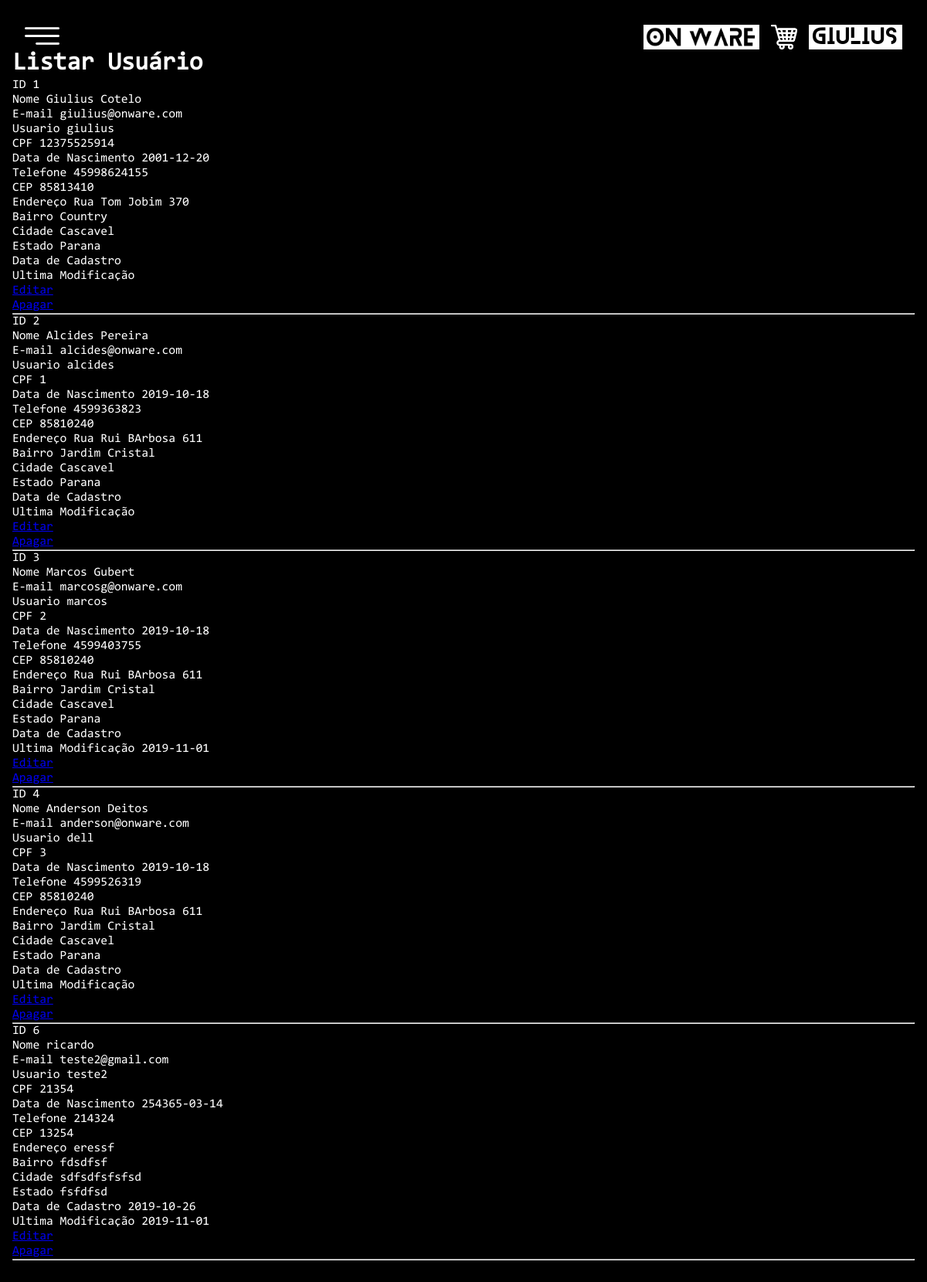
The app's page /R_usuario.php (signed in) with its own data.
### tables this page shows
CREATE TABLE IF NOT EXISTS `usuario` (
  `id_usuario` int(11) NOT NULL AUTO_INCREMENT,
  `nome` varchar(50) DEFAULT NULL,
  `email` varchar(50) DEFAULT NULL,
  `usuario` varchar(20) DEFAULT NULL,
  `senha` varchar(220) DEFAULT NULL,
  `cpf` bigint(20) NOT NULL,
  `nasc` varchar(20) DEFAULT NULL,
  `telefone` bigint(20) DEFAULT NULL,
  `cep` bigint(20) NOT NULL,
  `endereco` varchar(220) DEFAULT NULL,
  `bairro` varchar(220) DEFAULT NULL,
  `cidade` varchar(220) DEFAULT NULL,
  `estado` varchar(220) DEFAULT NULL,
  `nivel` int(2) DEFAULT '0',
  `criado` date DEFAULT NULL,
  `modified` date DEFAULT NULL,
  PRIMARY KEY (`id_usuario`),
  UNIQUE KEY `cpf` (`cpf`)
);

### R_usuario.php (the view, shortened to what this page needs)
<?php
include_once("conexao.php");
?>
<!DOCTYPE html>
<html lang="pt-br">
<head>
	<link rel="stylesheet" type="text/css" href="CSS/style.css">
</head>
<body>
	<div class="menu">
		<a href="#"><img src="IMG/menu.png" width="45px"></a>
	</div>
	<div class="menu-direito">
		<a href="index.php"><img class="logo" src="IMG/logo.png"/></a>
		<a href="carrinho.php"><img class="carrinho-botao" src="IMG/carrinho.png"/></a>
		<?php
		if(!empty($_SESSION['usuario'])){
			echo "<a href='login.php' class='usuario-logado'>" . $_SESSION['usuario'] . "</a>";
		}
		else{
			echo "<a href='login.php'><img class='login-botao' src='IMG/logo-login.png'/></a>";
		}
		?>
    </div>
	<nav>
		<ul>
			<li><a href="crie.php">Crie</a></li>
			<li><a href="produtos.php">Produtos</a></li>
			<li><a href="sobre.php">Sobre</a></li>
		</ul>
	</nav>
	<div class="corpo">
		<div class="container">
			<h1>Listar Usuário</h1>
			<?php
			$result_usuarios = "SELECT * FROM usuario";
			$resultado_usuarios = mysqli_query($conexao, $result_usuarios);
			while($row_usuario = mysqli_fetch_assoc($resultado_usuarios)){
				echo "ID " . $row_usuario['id_usuario'] . "<br>";
				echo "Nome " . $row_usuario['nome'] . "<br>";
				echo "E-mail " . $row_usuario['email'] . "<br>";
				echo "Usuario " . $row_usuario['usuario'] . "<br>";
				echo "CPF " . $row_usuario['cpf'] . "<br>";
				echo "Data de Nascimento " . $row_usuario['nasc'] . "<br>";
				echo "Telefone " . $row_usuario['telefone'] . "<br>";
				echo "CEP " . $row_usuario['cep'] . "<br>";
				echo "Endereço " . $row_usuario['endereco'] . "<br>";
				echo "Bairro " . $row_usuario['bairro'] . "<br>";
				echo "Cidade " . $row_usuario['cidade'] . "<br>";
				echo "Estado " . $row_usuario['estado'] . "<br>";
				echo "Data de Cadastro " . $row_usuario['criado'] . "<br>";
				echo "Ultima Modificação " . $row_usuario['modified'] . "<br>";
				echo "<a href='U_usuario.php?id_usuario=" . $row_usuario['id_usuario'] . "'>Editar</a><br>";
				echo "<a href='D_usuario.php?id_usuario=" . $row_usuario['id_usuario'] . "' data-confirm='Tem certeza de que deseja excluir o item selecionado?'>Apagar</a><br><hr>";
			}
		?>
		</div>
		</div>
</body>
</html>

### CSS/style.css (style rules this page uses)
* { margin: 0; padding: 0; }
body { margin: 0; padding: 0; background: #222; }
.menu { left: 2rem; top: 1.5rem; width: 1.5rem; height: .7rem; position: fixed; z-index: 2; cursor: pointer; }
.menu img { max-width: 45px; }
nav { position: fixed; height: 100%; width: 65%; }
nav::before { content: ''; display: inline-block; width: 0; height: 100%; vertical-align: middle; }
nav ul { width: 80%; display: inline-block; vertical-align: middle; }
nav ul li { display: block; line-height: 2; font-size: .8rem; padding-left: 20%; cursor: pointer; letter-spacing: 2px; }
nav ul li a { font-family: 'Blanka'; font-size: 25px; font-weight: bold; color: #ffffff; text-decoration: none; padding: 10px; text-transform: uppercase; }
.corpo { font-family: consolas; position: fixed; top: 0; right: 0; left: 0; bottom: 0; background-color: #000; color: #fff; padding: 4rem 2rem; overflow: auto; transition: 1s ease; }
@media screen and (orientation:portrait) { .corpo { padding: 4rem 1rem; } }
.menu-direito { max-width: 600px; right: 2rem; top: 2rem; position: fixed; z-index: 2; cursor: pointer; justify-content: center; }
.logo { max-width: 150px; position: relative; cursor: pointer; z-index: 2; float: left; }
.carrinho-botao { position: relative; cursor: pointer; z-index: 2; float: left; max-width: 34px; margin: 0 15px; }
.usuario-logado { position: relative; cursor: pointer; z-index: 2; float: left; max-width: 150px; height: 32px; line-height: 18px; border: 3px solid #fff; padding: 0 2px; font-size: 27px; text-decoration: none; font-family: 'Blanka'; letter-spacing: 2px; text-align: center; color: #000; background: #fff; }
*, *::after, *::before { box-sizing: border-box; }

### records on screen
usuario: id_usuario "1", nome "Giulius Cotelo", email "giulius@onware.com", usuario "giulius", cpf "12375525914", nasc "2001-12-20", telefone "45998624155", cep "85813410", endereco "Rua Tom Jobim 370", bairro "Country", cidade "Cascavel", estado "Parana"
usuario: id_usuario "2", nome "Alcides Pereira", email "alcides@onware.com", usuario "alcides", cpf "1", nasc "2019-10-18", telefone "4599363823", cep "85810240", endereco "Rua Rui BArbosa 611", bairro "Jardim Cristal", cidade "Cascavel", estado "Parana"
usuario: id_usuario "3", nome "Marcos Gubert", email "marcosg@onware.com", usuario "marcos", cpf "2", nasc "2019-10-18", telefone "4599403755", cep "85810240", endereco "Rua Rui BArbosa 611", bairro "Jardim Cristal", cidade "Cascavel", estado "Parana", modified "2019-11-01"
usuario: id_usuario "4", nome "Anderson Deitos", email "anderson@onware.com", usuario "dell", cpf "3", nasc "2019-10-18", telefone "4599526319", cep "85810240", endereco "Rua Rui BArbosa 611", bairro "Jardim Cristal", cidade "Cascavel", estado "Parana"
usuario: id_usuario "6", nome "ricardo", email "teste2@gmail.com", usuario "teste2", cpf "21354", nasc "254365-03-14", telefone "214324", cep "13254", endereco "eressf", bairro "fdsdfsf", cidade "sdfsdfsfsfsd", estado "fsfdfsd", criado "2019-10-26", modified "2019-11-01"

### other values on screen
$_SESSION['usuario'] "giulius"
